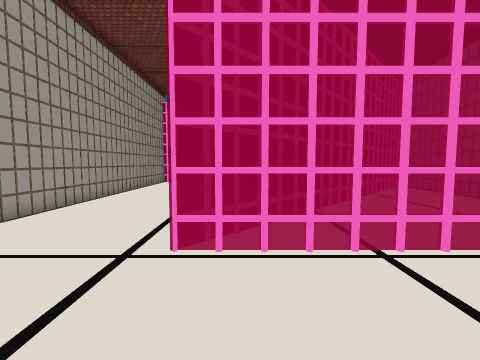
[1] (above)

18 first-person views from a walk through a 3-D level made in the Unity game engine. The camera is 1.5 m above the floor, tilts 4° down and sees 90° across. The floor is counted in squares, 0.9 m on a side. Each view is taken from the middle of a square. On the plan, view 1 faces up. The plan holds only what a view shows up to about 14 squares ahead; the rest is blank. The place goes on beyond the plan. The player is left out. Some surface patterns are stand-ins.

[2]
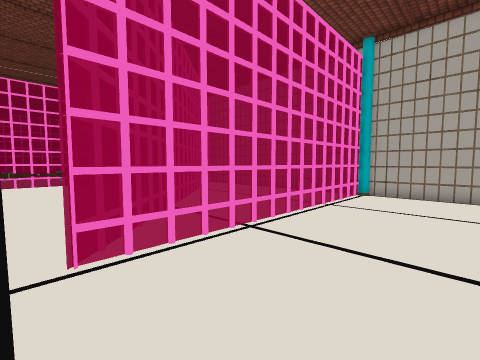

[3]
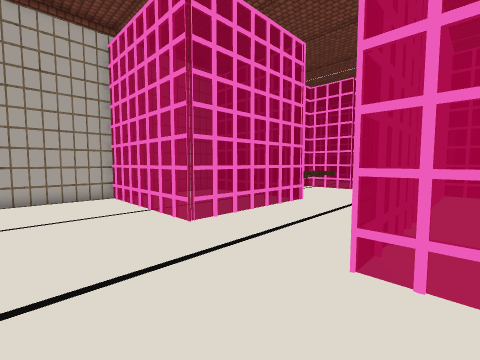

[4]
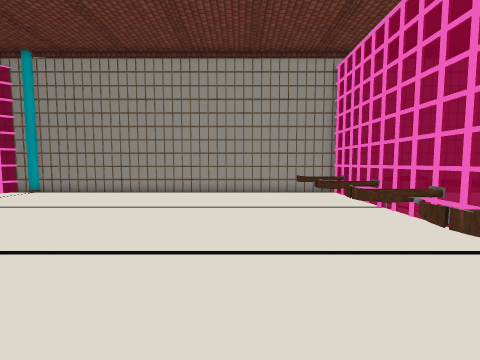

[5]
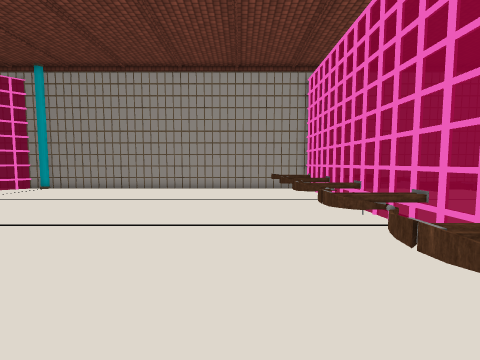

[6]
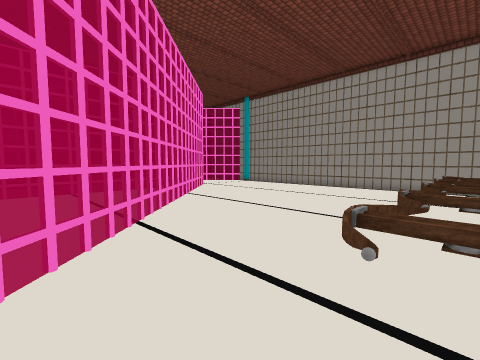

[7]
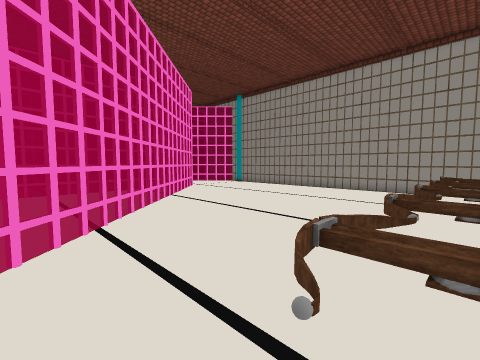

[8]
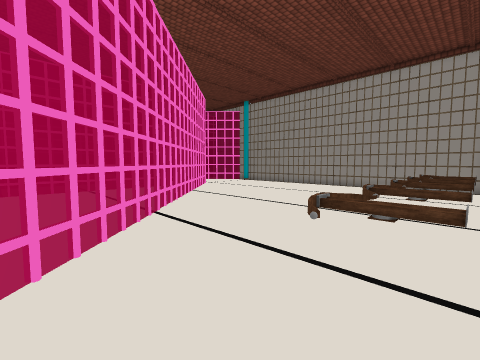

[9]
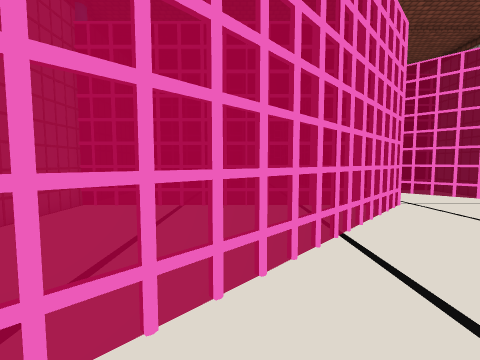

[10]
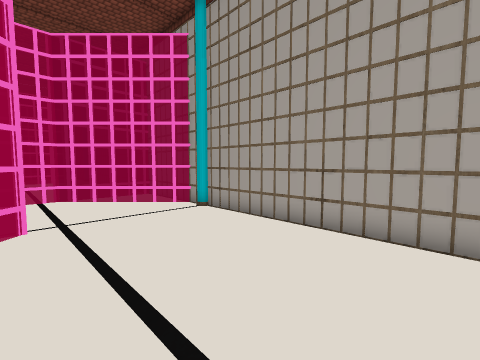

[11]
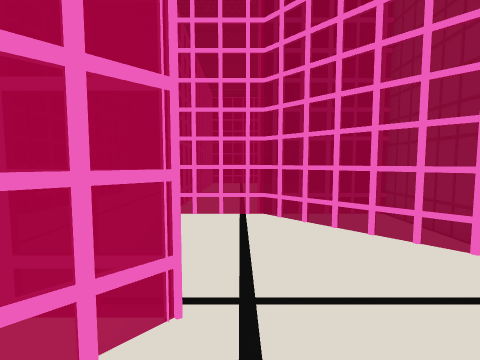

[12]
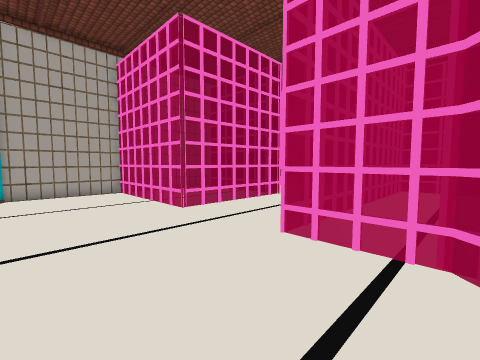

[13]
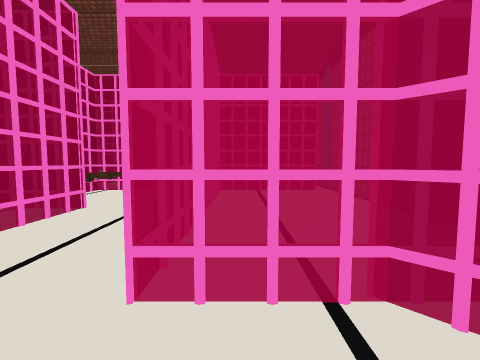

[14]
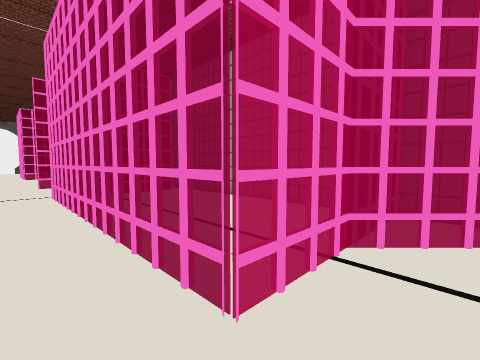

[15]
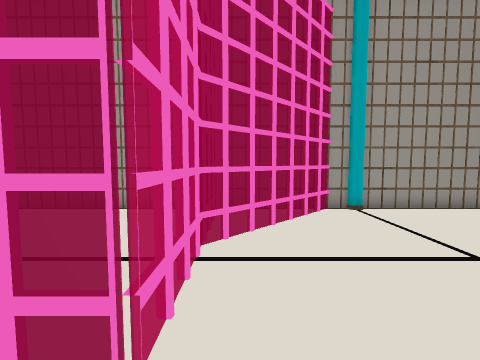

[16]
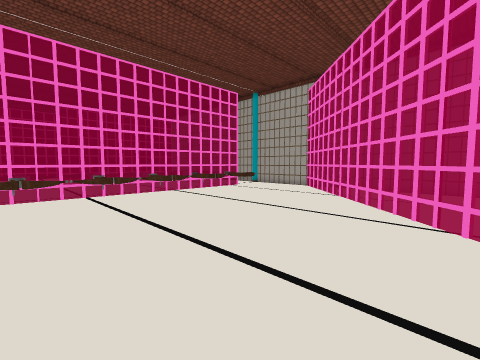

[17]
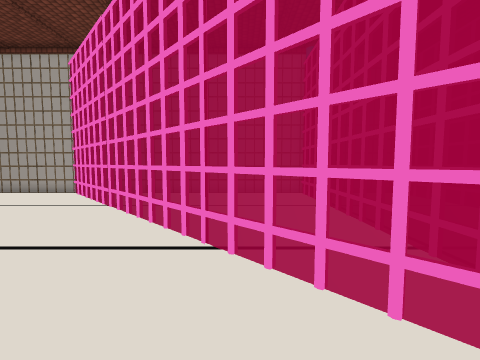

[18]
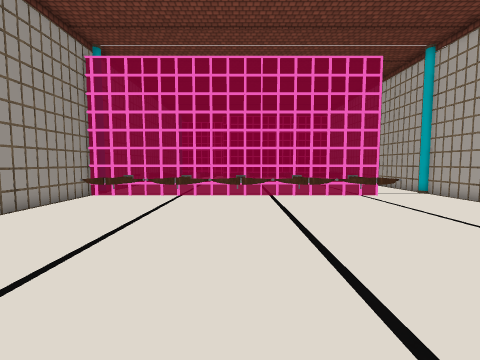

### Floor plan
Key: @ floor where view 1 was taken; # wall or solid block; . floor; T thing the floor can be seen under or through; P pillar; O other object.
Columns run from 7 left of view 1 to 12 right of it. Each row starts with its distance up from view 1.
 21 ########O##O####...#
 20 # OO.OO.O..O.OO....#
 19 #OOO.OOOOOOO.OOO...#
 18 #..................#
 17 #.................##
 16 #................##
 15 #...............###
 14 #..............##
 13 #.............##
 12 #............##
 11 #...........##
 10 #..........##
  9 #.........##
  8 #........##
  7 #.......TT
  6 #......TT
  5 #.....#TTTTTTTTTTT#
  4 P.................P
  3 #..................#
  2 ##.................#
  1 # T................#
  0    T...@...........#
 -1 ##TTTTTT....########
 -2 #......T....#
 -3 #......T....#
 -4 #......T....#
 -5 #......T....#
 -6 #......#....#
 -7 #......#....####
 -8 #......#.....OO#

Where each view was taken, in squares from view 1:
view 1: 0 up, 0 right, facing up
view 2: 0 up, 2 left, facing up-right
view 3: 3 up, 1 left, facing down-right
view 4: 16 up, 7 right, facing left
view 5: 17 up, 9 right, facing left
view 6: 20 up, 10 right, facing down-left
view 7: 20 up, 9 right, facing down-left
view 8: 21 up, 11 right, facing down-left
view 9: 14 up, 5 right, facing down
view 10: 12 up, 1 left, facing down-left
view 11: 7 up, 2 left, facing down
view 12: 4 up, 3 left, facing down-right
view 13: 2 up, 1 left, facing down
view 14: 1 up, 2 right, facing down-left
view 15: 0 up, 2 right, facing left
view 16: 8 up, 5 left, facing up-right
view 17: 8 up, 2 left, facing right
view 18: 9 up, 1 right, facing up
